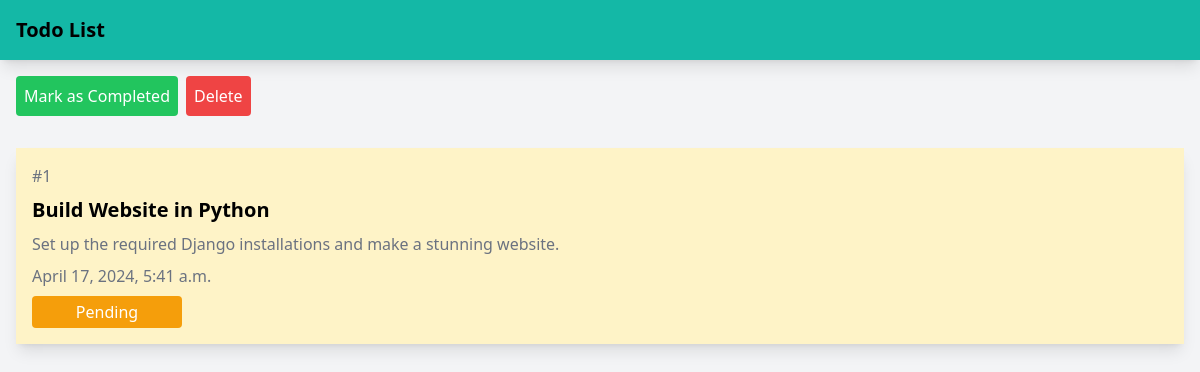
/read/1, run on the app's committed database.
### tasks/models.py (models this page shows)
class Tasks(models.Model):
    title = models.CharField(max_length=100)
    content = models.TextField()
    date = models.DateTimeField(auto_now_add=True)
    status = models.IntegerField(default=0)

### tasks/views.py (the view)
# urls.py: path('read/<int:id>', readTask, name=""),
def readTask(request, id):
    my_tasks = Tasks.objects.get(id=id)
    context = {
       'task': my_tasks
    }
    template = loader.get_template('viewtask.html')
    return HttpResponse(template.render(context))

### tasks/templates/viewtask.html (shortened to what this page needs)
<!DOCTYPE html>
<html lang="en">
<head>
    <script src="https://cdn.tailwindcss.com"></script>
</head>
<body class="bg-gray-100">
    <nav class="flex gap-2 p-4 bg-teal-500 text-black shadow-lg">
        <a href="/" class="font-bold text-xl"> Todo List </a>
    </nav>
    <div class="flex gap-2 p-4">
        {% if task.status == 0 %}
            <a href="/edit/{{ task.id }}" class="bg-green-500 text-white p-2 rounded"> Mark as Completed </a>
        {% else %}
            <a href="/edit/{{ task.id }}" class="bg-amber-500 text-white p-2 rounded"> Mark as Pending </a>
        {% endif %}
        <a href="/delete/{{ task.id }}" class="bg-red-500 text-white p-2 rounded"> Delete </a>
    </div>
    <div class="p-4 bg-amber-100 m-4 shadow-lg flex flex-col gap-2">
        <p class="text-gray-500"> #{{ task.id }} </p>
        <h1 class="font-bold text-xl"> {{ task.title }} </h1>
        <p class="text-gray-500"> {{ task.content }} </p>
        <p class="text-gray-500"> {{ task.date }} </p>
        {% if task.status == 0 %}
            <p class="px-2 py-1 rounded bg-amber-500 text-white w-[150px] text-center">
                Pending
            </p>
        {% elif task.status == 1 %}
            <p class="px-2 py-1 rounded bg-green-500 text-white w-[150px] text-center">
                Complete
            </p>
        {% endif %}
    </div>
</body>
</html>

### data on the page
Tasks: id "1", title "Build Website in Python", content "Set up the required Django installations and make a stunning website.", date "April 17, 2024, 5:41 a.m."
